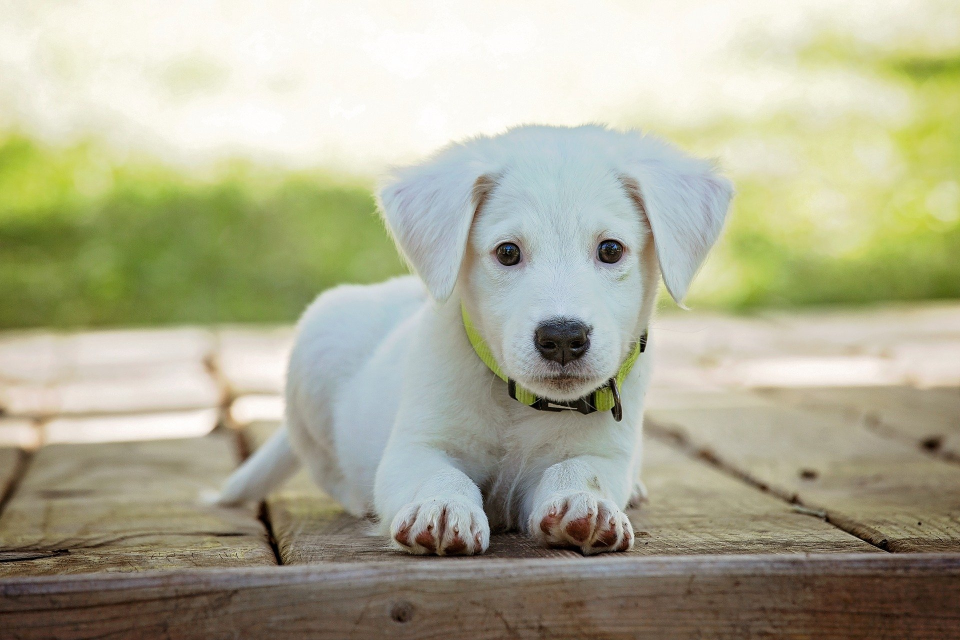
#> input picture 04_ComputerVision/02_OpenCV-VisionComputador/00_Ficheros/perro.jpg, 1920 x 1280 px (shown at 1/2 size)
$ python 03_ManipularImagen.py
#> lines starting #> are read from the running program, lines starting #| are printed output that depends on the picture
import numpy as np
import matplotlib.pyplot as plt
import  cv2

imagen = cv2.imread('00_Ficheros/perro.jpg')
#> imagen is the input picture: shape (1280, 1920, 3); mean B, G, R 149.2, 174, 174.7
imagen = cv2.cvtColor(imagen, cv2.COLOR_BGR2RGB)
plt.imshow(imagen)
#plt.show()
print(imagen.shape)
#| (1280, 1920, 3)

# Resize
imagen2 = cv2.resize(imagen, (800,600))
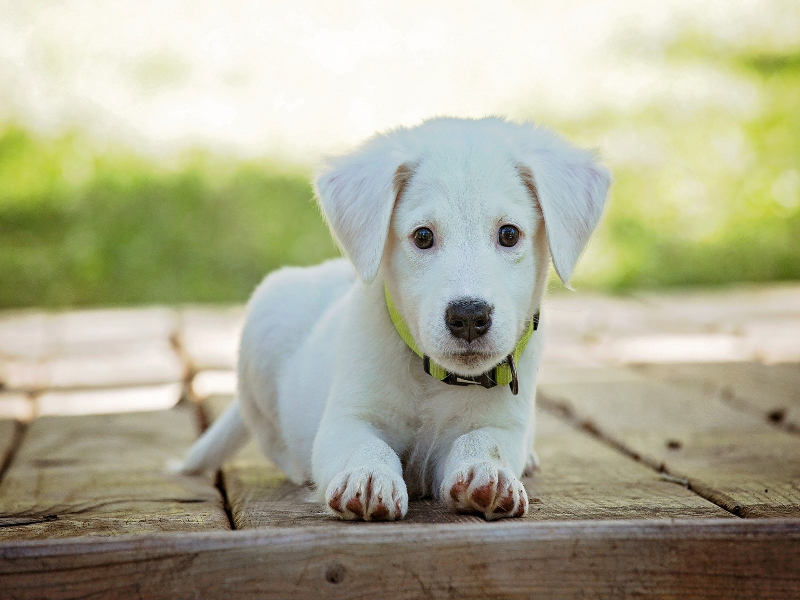
#> imagen2: shape (600, 800, 3); mean R, G, B 174.6, 173.9, 149.1
plt.imshow(imagen2)
plt.show()
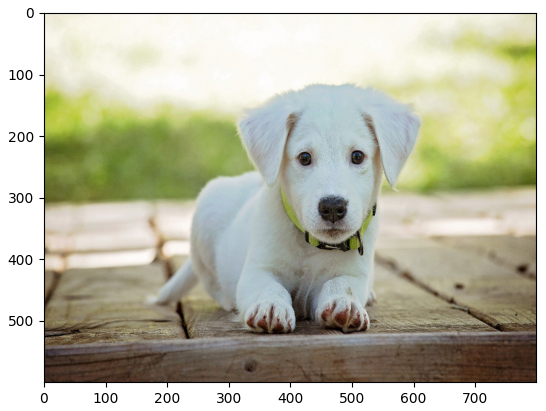
#> figure drawn by matplotlib, 1 panel

# Porcentage
ratio_ancho = 0.5
ratio_alto = 0.5
imagen2 = cv2.resize(imagen2, (0,0), imagen2, ratio_ancho, ratio_alto)
#> imagen2: shape (300, 400, 3)
plt.imshow(imagen2)
plt.show()
print(imagen2.shape)
#| (300, 400, 3)

# Flip
# Horizontal = 1
imagen3 = cv2.flip(imagen2, 1)
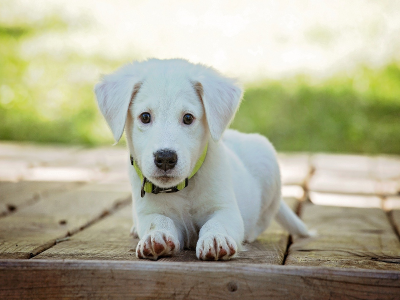
#> imagen3: shape (300, 400, 3); mean R, G, B 174.8, 174, 149.2
plt.imshow(imagen3)
plt.show()
# Vertical = 0
imagen3 = cv2.flip(imagen2, 0)
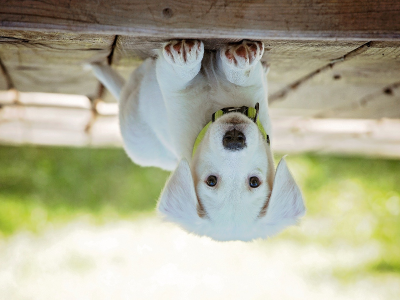
#> imagen3: shape (300, 400, 3); mean R, G, B 174.8, 174, 149.2
plt.imshow(imagen3)
plt.show()

# Save file (We need to convert it to BGR again to keep the original color)
imagen3 = cv2.cvtColor(imagen3, cv2.COLOR_RGB2BGR)
cv2.imwrite('00_Ficheros/perro_alreves.jpg', imagen3)

$ run again, with 04_ComputerVision/02_OpenCV-VisionComputador/00_Ficheros/cara.jpg copied over 04_ComputerVision/02_OpenCV-VisionComputador/00_Ficheros/perro.jpg
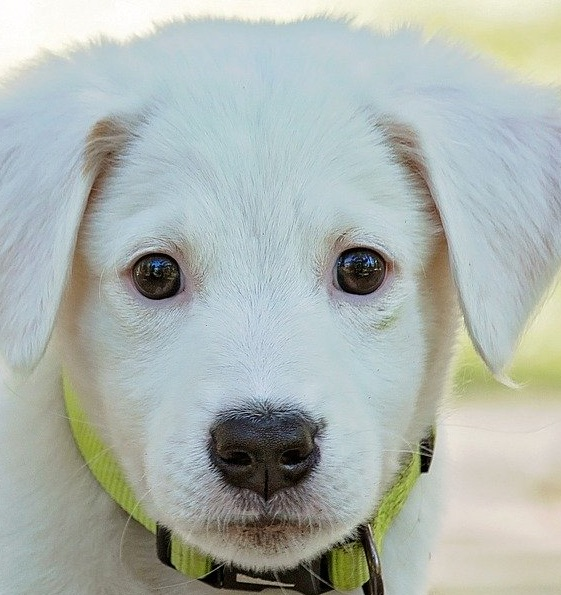
#> input picture 04_ComputerVision/02_OpenCV-VisionComputador/00_Ficheros/cara.jpg, 561 x 595 px
#> imagen is the input picture: shape (595, 561, 3); mean B, G, R 175.3, 180.7, 172.7
#| (595, 561, 3)
#> `imagen2 = cv2.resize(imagen, (800,600))`:
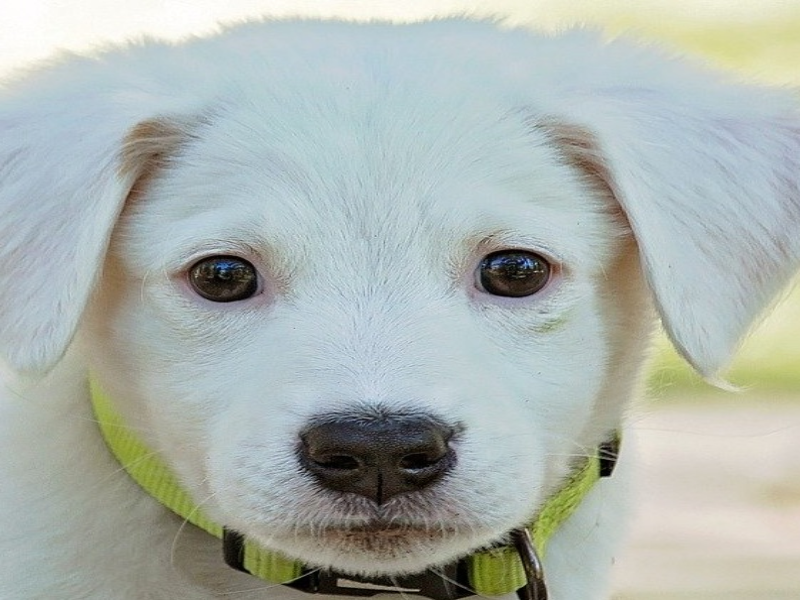
#> imagen2: shape (600, 800, 3); mean R, G, B 172.5, 180.6, 175.2
#| (300, 400, 3)
#> `imagen3 = cv2.flip(imagen2, 0)`:
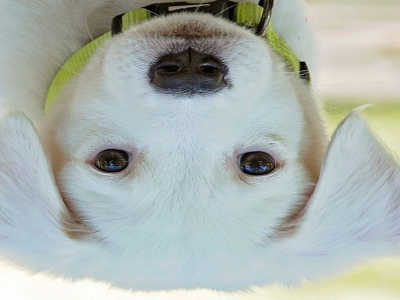
#> imagen3: shape (300, 400, 3); mean R, G, B 172.7, 180.7, 175.3

$ run again, with 04_ComputerVision/02_OpenCV-VisionComputador/00_Ficheros/epales.jpg copied over 04_ComputerVision/02_OpenCV-VisionComputador/00_Ficheros/perro.jpg
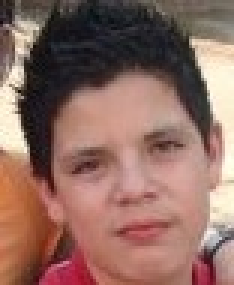
#> input picture 04_ComputerVision/02_OpenCV-VisionComputador/00_Ficheros/epales.jpg, 78 x 95 px (shown 3 times larger)
#> imagen is the input picture: shape (95, 78, 3); mean B, G, R 97.7, 107.5, 143
#| (95, 78, 3)
#> `imagen2 = cv2.resize(imagen, (800,600))`:
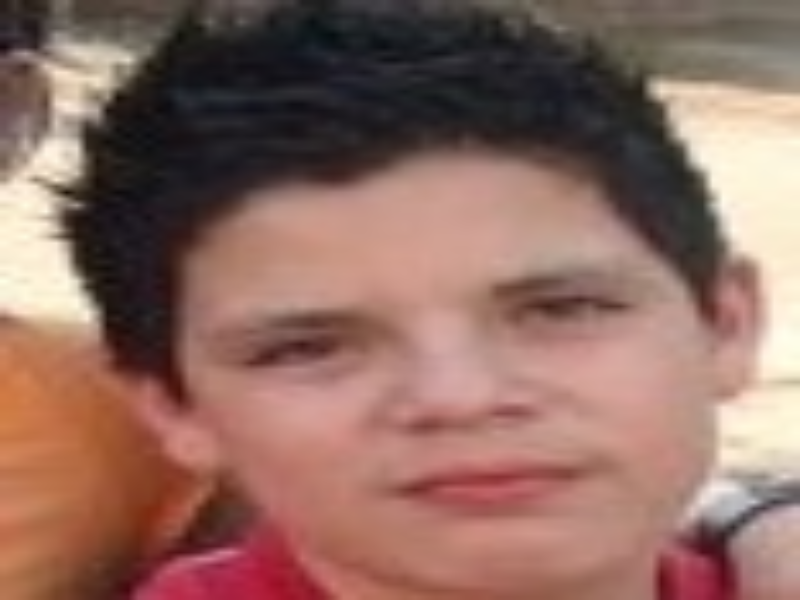
#> imagen2: shape (600, 800, 3); mean R, G, B 142.9, 107.3, 97.6
#| (300, 400, 3)
#> `imagen3 = cv2.flip(imagen2, 0)`:
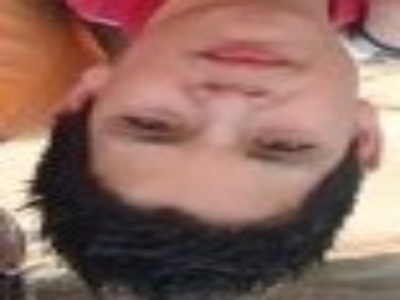
#> imagen3: shape (300, 400, 3); mean R, G, B 143, 107.5, 97.7

$ run again, with 04_ComputerVision/02_OpenCV-VisionComputador/00_Ficheros/epales2.jpg copied over 04_ComputerVision/02_OpenCV-VisionComputador/00_Ficheros/perro.jpg
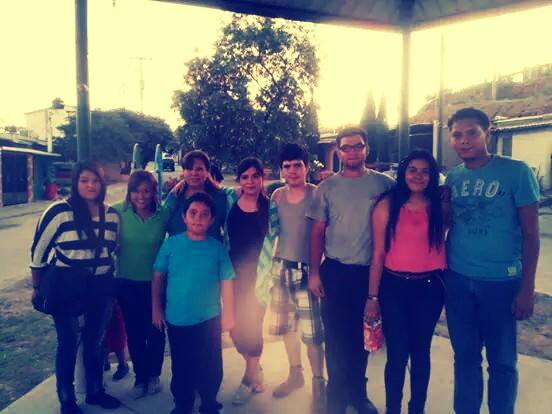
#> input picture 04_ComputerVision/02_OpenCV-VisionComputador/00_Ficheros/epales2.jpg, 552 x 414 px
#> imagen is the input picture: shape (414, 552, 3); mean B, G, R 123.6, 110.4, 109.2
#| (414, 552, 3)
#| (300, 400, 3)
#> `imagen3 = cv2.flip(imagen2, 1)`:
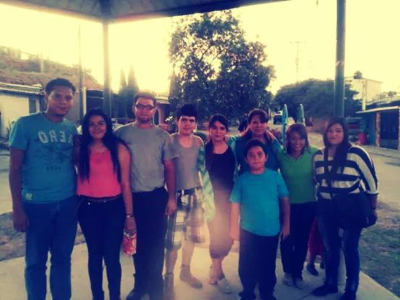
#> imagen3: shape (300, 400, 3); mean R, G, B 109.2, 110.4, 123.6
#> `imagen3 = cv2.flip(imagen2, 0)`:
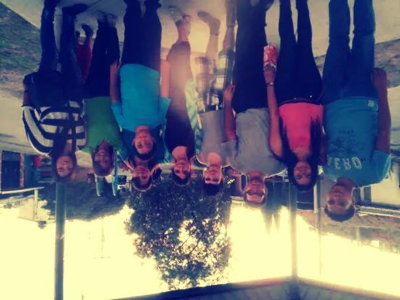
#> imagen3: shape (300, 400, 3); mean R, G, B 109.2, 110.4, 123.6
